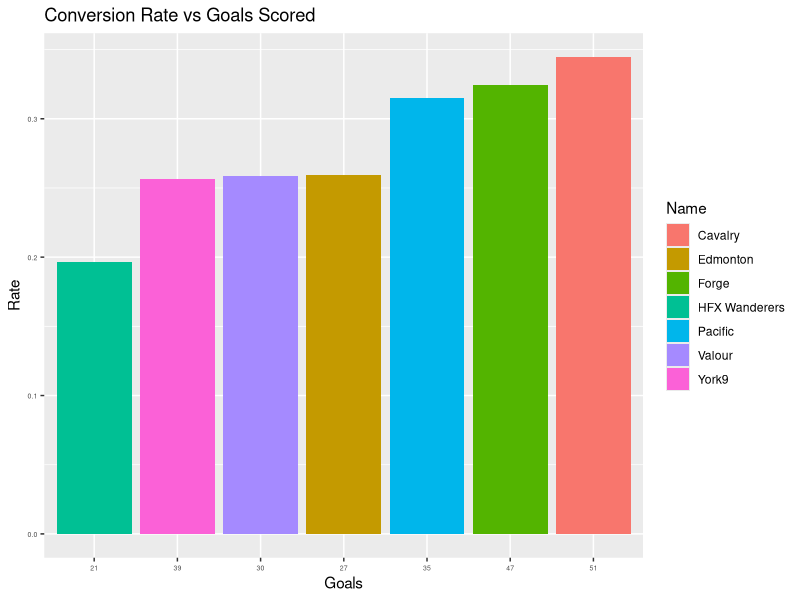
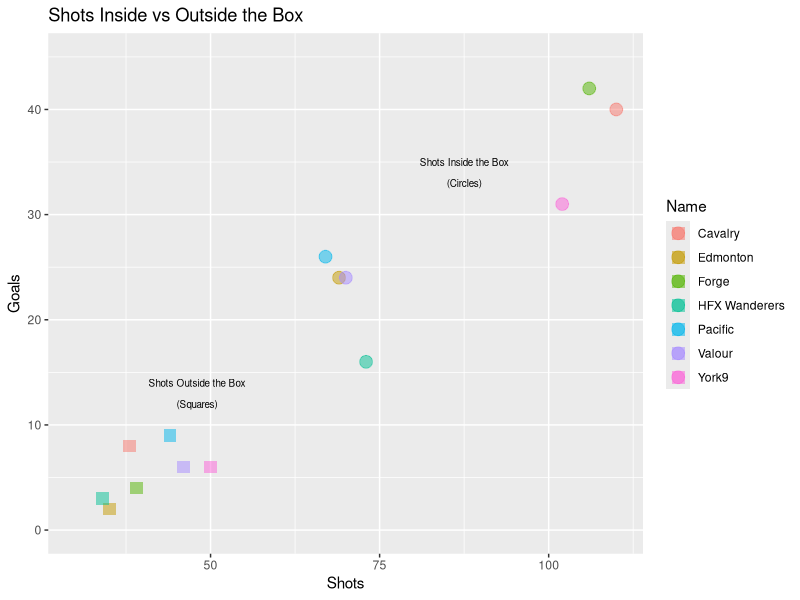

The R script that drew these images, in order:
install.packages("ggplot2")
install.packages("forcats")
library(forcats)
library(ggplot2)
library(ggrepel)

canfutbol <- read.csv("CPL Team Totals 2019.csv")
canfutbol

shots2goals <- (canfutbol$Goal) / (canfutbol$SOG)

CanConversionRate <- data.frame("Name" = canfutbol$team,
                                "Goals" = canfutbol$Goal,
                                "Rate" = shots2goals)    

ggplot(CanConversionRate, aes(x = Goals, y = Rate)) + 
  geom_bar(aes(x = reorder(Goals, Rate), y = Rate, fill = Name), stat = 'identity') +
  theme(axis.text = element_text(size = 5)) +
  ggtitle("Conversion Rate vs Goals Scored")

CanStats <- data.frame("Name" = canfutbol$team,
                       "Rate" = shots2goals,
                       "Goals" = canfutbol$Goal,
                       "ShotsINBx" = canfutbol$SOTInBox,
                       "ShotsOTBx" = canfutbol$SOTOBox,
                       "GoalINBx" = canfutbol$GoalInBx,
                       "GoalOTBx" = canfutbol$GoalOBx,
                       "Shots" = canfutbol$SOG)




ggplot(CanStats, aes(x = Shots, y = Goals)) + 
        geom_point(aes(x = ShotsINBx, y = GoalINBx, colour = Name), 
                   alpha = 1/2, stat = 'identity', size = 4) +
        geom_point(aes(x = ShotsOTBx, y = GoalOTBx, colour = Name),
                   alpha = 1/2, stat = 'identity', size = 4, shape = 15) +
        xlim(30, 110) + ylim(0, 45) + 
        ggtitle("Shots Inside vs Outside the Box") + 
        annotate("text", x = 48, y = 14, label = "Shots Outside the Box", size = 2.5) +
        annotate("text", x = 48, y = 12, label = "(Squares)", size = 2.5) +
        annotate("text", x = 87.5, y = 35, label = "Shots Inside the Box", size = 2.5) +
        annotate("text", x = 87.5, y = 33, label = "(Circles)", size = 2.5)
print("Hello World from VS Code")



